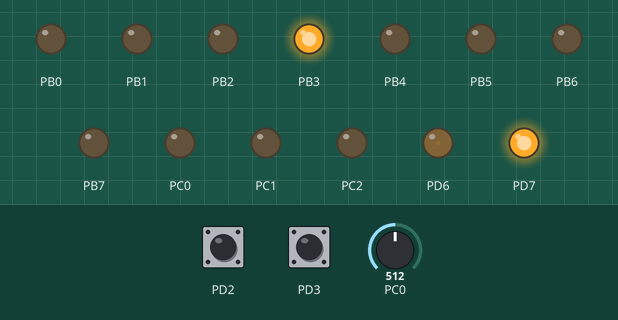
Simulated run of this program. Board: ATmega328P, built with avr-gcc and emulated at 16 MHz. On the bench: output pins drawn as LEDs (lit = HIGH). Inputs (shaded band) come from the test bench; at power-on: PD2 HIGH, PC0 = 512, PD3 HIGH. Pins used as bus, display or sensor lines are not drawn; what the program prints to the serial monitor is not drawn.

Above: at 1.2 s.
1.3 s: PD2 pulled LOW for 0.15 s
At 2.4 s:
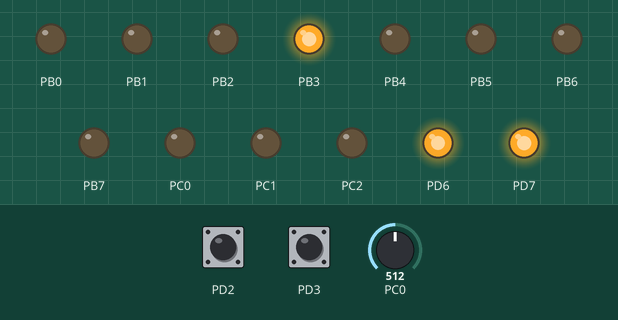
4.4 s: PC0 set to 7
5.9 s: PC0 set to 4
At 6.4 s:
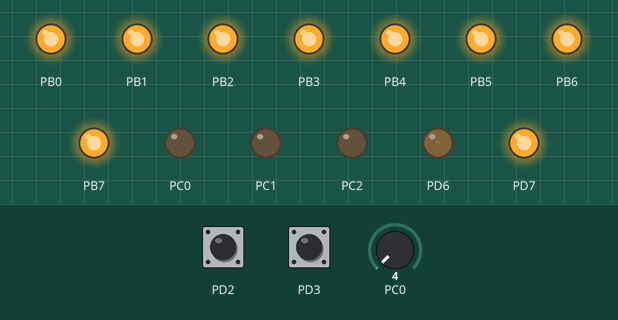
7.5 s: PD2 pulled LOW for 1 s
At 8.8 s:
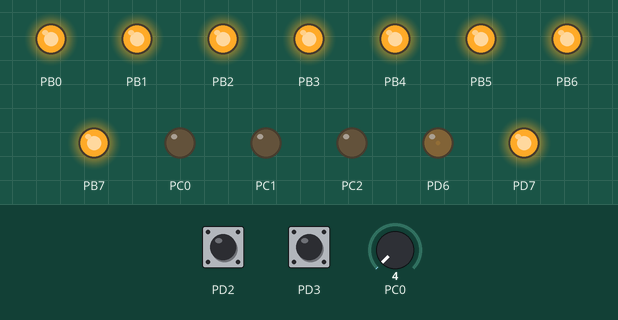
11.5 s: PD2 pulled LOW for 0.15 s
14.5 s: PC0 set to 25
At 15.0 s:
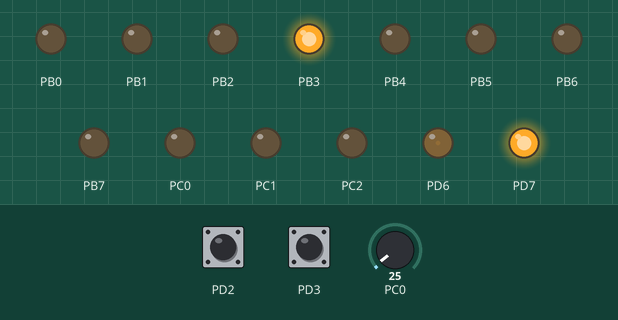
Timing chart, 0 to 17.1 s (numbered marks = the images above; inputs shaded):
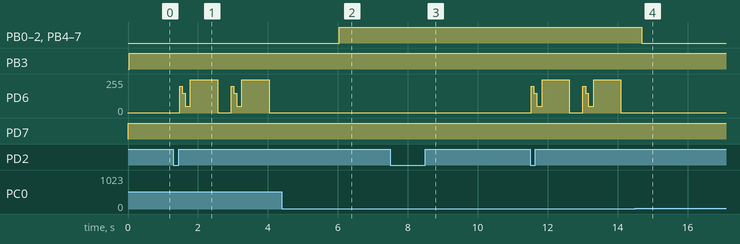

The program:

main.c
```c
/*
 * FinalProject.c
 *
 * Created: 10/11/2022 12:42:54
 * Author : Adam Grecner
 * H00323152
 */


#define F_CPU 16000000UL
#define BAUDRATE 9600
#define BAUD_PRESCALLER (((F_CPU / (BAUDRATE * 16UL))) - 1)

#include <stdio.h>
#include <avr/io.h>
#include <util/delay.h>
#include <avr/interrupt.h>
#include <avr/sfr_defs.h>
#include <avr/common.h>


static volatile int pulse = 0;
static volatile int i = 0;
static volatile int newread = 0;
static volatile int rising = 1;
static volatile uint8_t cm = 0;
static volatile int power = 0;
static volatile int setup_done = 0;

/*******************************************INITALIZE PORTS, TIMER, AND INTURRUPTS*******************************************/
void init() {

	DDRC |= (1<<0);
	DDRC |= (1<<1);
	DDRC |= (1<<2);

	DDRD |= (1<<6);
	DDRD |= (1<<4);
	DDRD |= (1<<7);
	PORTD |= (1<<3); //enable pull up
	PORTD |= (1<<2); //enable pull up
	PORTD |= (1<<7);
	TCCR0B = 0x05;
	TCCR0A = 0x83;
	OCR0A = 1;

	DDRB |= 0xFF;

	EIMSK |= (1<<INT1); //enable INT1
	EIMSK |= (1<<INT0); //enable INT0
	EICRA |= (1<<ISC10); //INT1 any logic change
	EICRA |= (1<<ISC01); //INT0 falling edge trigger
	sei();									// Enable Global Interrupts
}

void USART_init(void){
	UBRR0H = (uint8_t)(BAUD_PRESCALLER>>8); //set baud rate
	UBRR0L = (uint8_t)(BAUD_PRESCALLER);
	UCSR0B = (1<<RXEN0)|(1<<TXEN0); //enable transmit
	UCSR0C = (3<<UCSZ00); //set 8-bit (default)
}

void waiting_USART() {
	unsigned char string[100] = "Press button to start ranging ";

	i = 0;
	while(string[i] != 0)
	{
		while (!( UCSR0A & (1<<UDRE0))); //Wait for empty transmit buffer
		UDR0 = string[i];            // Put data into buffer, sends the data
		i++;                             // increment counter
	}
}

void starting_USART() {
	unsigned char string[100] = "Starting Ranging ";

	i = 0;
	while(string[i] != 0)
	{
		while (!( UCSR0A & (1<<UDRE0)));
		UDR0 = string[i];
		i++;
	}
}

void shutdown_USART() {
	unsigned char string[100] = "Stopping Ranging ";

	i = 0;
	while(string[i] != 0)
	{
		while (!( UCSR0A & (1<<UDRE0)));
		UDR0 = string[i];
		i++;
	}
}


void initADC() {
	ADMUX |= (1 << REFS0); //reference voltage on AVCC, and use ADC0
	ADCSRA |= (1 << ADPS2) | (1 << ADPS1) | (1 << ADPS0); //ADC clock prescaler / 128
	ADCSRA |= (1<<ADEN);
	DDRB = 0xFF;
}

void doADC() {
	   //read from the potentiometer to determine what mode the user has selected

	   uint16_t potVal;
	   uint16_t threshold = 5;

	   ADMUX = (ADMUX & 0xF0) | (0 & 0x0F);
	   ADCSRA |= (1 << ADSC); //start ADC conversion
	   while((ADCSRA & (1 << ADSC))) //wait until ADSC bit is clear, i.e., ADC conversion is done
	   {}
	   //read ADC value in
	   uint8_t theLowADC = ADCL;
	   potVal = ADCH << 8 | theLowADC;
	   if (potVal > threshold) {
		   PORTB = 0x00;
	   }
	   else {
		   PORTB = 0xFF;
	   }
}

void wait_1ms(){
	TCNT2 = 0x00;  //reset timer
	OCR2A = 0x60;
	TCCR2A |= (1<<WGM21)|(1<<COM2A1)|(1<<COM2A0); //CTC, compare with OCR2A
	TCCR2B |= (1<<CS20)|(1<<CS22); //prescale clock to 1/1024 * 16MHz ~= 16kHz
	while((TIFR2&(1<<OCF2A))==0)
	{}
	TCCR2B = 0; //stop timer
	TIFR2 = 1<<OCF2A;
	return;
}

void delay(int ms){
	for(int i = 0; i < ms; i++){
		wait_1ms();
	}
	return;
}

void toggleLight() {
	//turn on the LEDs
	PORTB |= (1<<0);
	PORTB |= (1<<1);
	PORTB |= (1<<2);
	return;
}

int alternative_duty_change(int sensor_read) {
	if (sensor_read<70) {
		return 250-sensor_read;
	}
	else {
		return 1;
	}
}

int change_duty_cycle(int sensor_read) {
	//change the duty cycle based on the distance
	if (sensor_read > 60) {
		return 1;
	}
	else if (sensor_read > 65) {
		return 150;
	}
	else if (sensor_read > 55) {
		return 160;
	}
	else if (sensor_read > 45) {
		return 190;
	}
	else if (sensor_read > 30) {
		return 210;
	}
	else if (sensor_read > 25) {
		return 230;
	}
	else if (sensor_read > 15) {
		return 250;
	}
	else {
		return 1;
	}
}

void setOCRA(int value)
{
	TCCR0B = 0;
	TCNT0 = 0;
	OCR0A = value;
	TCCR0B = 0x05;
}

void startup_sequence() {
	for (int i = 0; i<2; i++) {
		setOCRA(200);
		delay(100);
		setOCRA(150);
		delay(100);
		setOCRA(50);
		delay(200);
		setOCRA(250);
		delay(1000);
		setOCRA(0);
		delay(500);
	}
	return;
}

int main() {

	init();
	USART_init();
	while (power==0) {
		waiting_USART();
		delay(200);
	}
	TCCR0B = 0x05;
	TCCR0A = 0x83;
	startup_sequence();
	initADC();
	starting_USART();
 	while (power==1) {
		 setup_done = 1;
		 if (power==0) {
			 TCCR0B = 0x00;
			 TCCR0A = 0x83;
			 PORTD &= ~(1<<6);

		 }

		doADC();

		_delay_ms(200); 						// To allow sufficient time between queries (60ms min)
		PORTD |= (1<<4);						// Set trigger high
		_delay_us(10);							// for 10uS
		PORTD &= ~(1<<4);

	}
	shutdown_USART();
	setup_done = 0;
	power = 0;
	main();

}

void update_value(int value)
{
	TCCR0B = 0;
	TCNT0 = 0;
	OCR0A = change_duty_cycle(value);
	TCCR0B = 0x05;
	TCCR0A = 0x83;
	return;
}

ISR(INT1_vect)
{
	if(i == 0)
	{
		TCCR1B = 2;
		i = 1;

	}
	else
	{
		TCCR1B = 0;
		uint16_t pulse = TCNT1;
		cm = (pulse/58);
		update_value(cm);
		TCNT1 = 0;
		i = 0;

	}
}
ISR (INT0_vect) {
	if (setup_done==0) {
		power = 1;
	}
	else {
		power = 0;
	}

}
```

Measured:
- the behaviour switches between 6 and 5 on PC0 (found by bisection; images 1 and 2)
- after the input at 4.4 s, every drawn part: stays the same
- after the input at 5.9 s, PB0–2, PB4–7: LOW → HIGH after 0.14 s
- after the input at 7.5 s, PD6: 1/255 → 2/255 after 0.17 s
- after the input at 14.5 s, PB0–2, PB4–7: HIGH → LOW after 0.20 s
